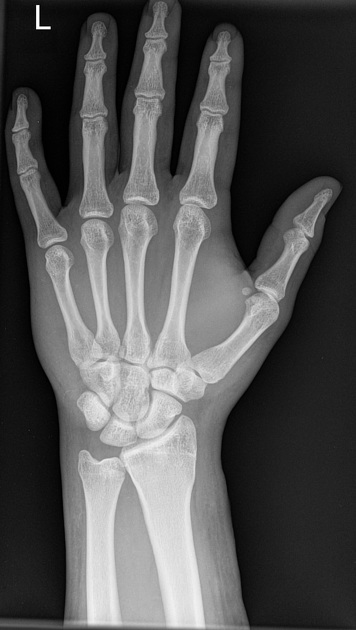
#> input picture sample_images/sample_xray.jpeg, 356 x 630 px
$ python main.py
#> lines starting #> are read from the running program, lines starting #| are printed output that depends on the picture
import cv2
import matplotlib.pyplot as plt
import numpy as np
from tkinter import Tk
from tkinter.filedialog import askopenfilename

# Hide root Tkinter window
Tk().withdraw()

# Open file dialog
image_path = askopenfilename(
    title="Select Medical Image",
    filetypes=[("Image Files", "*.png *.jpg *.jpeg *.bmp")]
)
#> the answer given: sample_images/sample_xray.jpeg

if not image_path:
    print("No file selected!")
    exit()

# Read image in grayscale
img = cv2.imread(image_path, 0)
#> img is the input picture: shape (630, 356); min 0, max 255, mean 83.9

if img is None:
    print("Image not found!")
    exit()

# 1️⃣ Median Filter
median = cv2.medianBlur(img, 3)

# 2️⃣ CLAHE
clahe = cv2.createCLAHE(clipLimit=2.0, tileGridSize=(8,8))
clahe_img = clahe.apply(median)
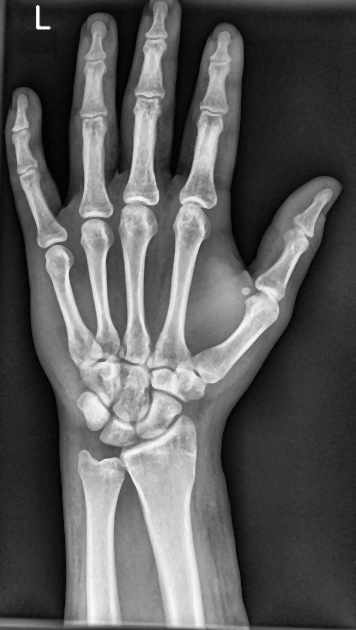
#> clahe_img: shape (630, 356); min 1, max 255, mean 91.6

# 3️⃣ Sharpening
kernel = np.array([[0,-1,0],
                   [-1,5,-1],
                   [0,-1,0]])

sharpened = cv2.filter2D(clahe_img, -1, kernel)
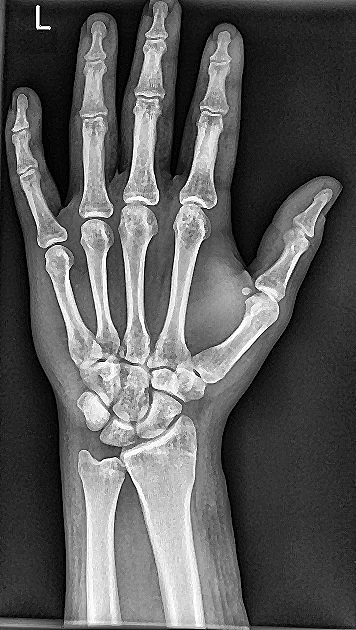
#> sharpened: shape (630, 356); min 0, max 255, mean 91.7

# Display Input vs Output
titles = ['Input Image', 'Enhanced Output']
images = [img, sharpened]

plt.figure(figsize=(10,5))

for i in range(2):
    plt.subplot(1,2,i+1)
    plt.imshow(images[i], cmap='gray')
    plt.title(titles[i])
    plt.axis('off')

plt.tight_layout()
plt.show()
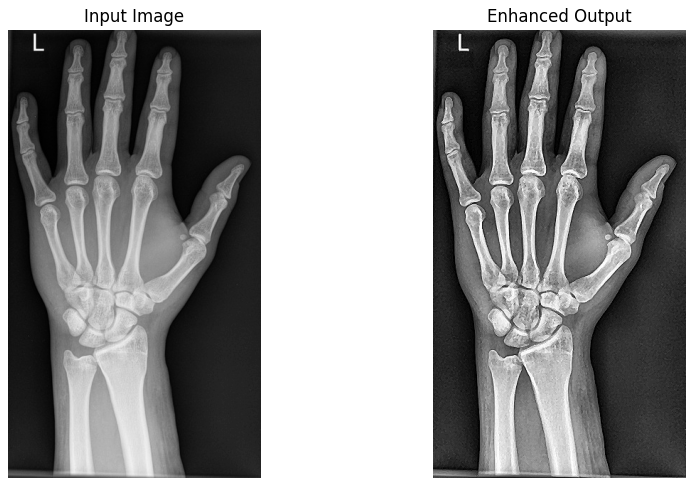
#> figure drawn by matplotlib, 2 panels
